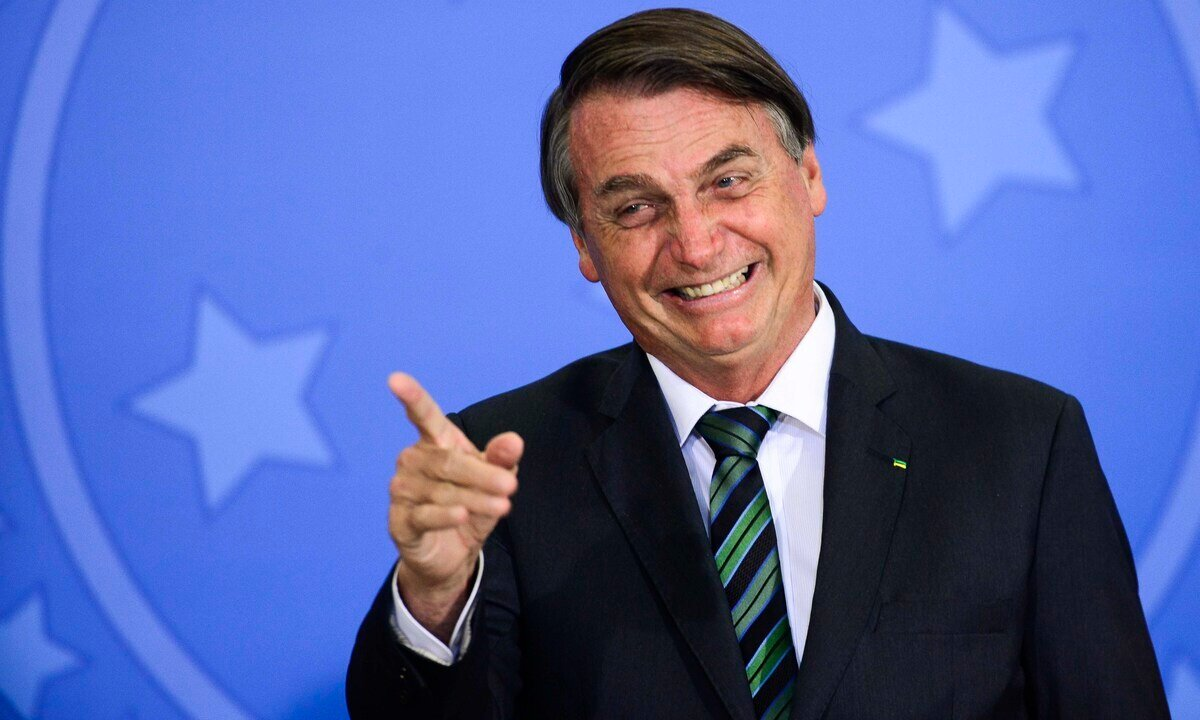
#> input picture Modern-Computer-Vision(book)/chapter03/Bolsonaro-Impeachment-1.jpg, 1200 x 720 px
$ jupyter execute color_images.ipynb   (shell and % lines are left out)
#> lines starting #> are read from the running program, lines starting #| are printed output that depends on the picture
[cell 1]
import cv2, matplotlib.pyplot as plt
img = cv2.imread('Bolsonaro-Impeachment-1.jpg')
#> img is the input picture: shape (720, 1200, 3); mean B, G, R 167.2, 100.8, 84

[cell 2]
img = img[50:380,500:850,:]
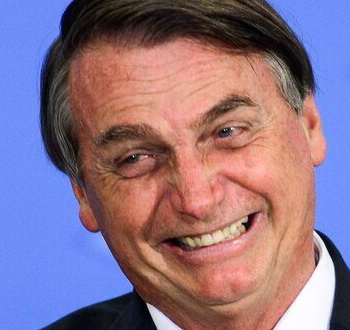
#> img: shape (330, 350, 3); mean B, G, R 135, 114.5, 138.9
img = cv2.cvtColor(img, cv2.COLOR_BGR2RGB)

[cell 3]
plt.imshow(img)
print(img.shape)
#| (330, 350, 3)

[cell 4]
crop = img[-3:,-3:]

[cell 5]
print(crop)
#| [[[25 29 40]
#|   [25 29 38]
#|   [29 33 42]]
#|  [[21 25 36]
#|   [24 28 37]
#|   [29 33 42]]
#|  [[19 23 34]
#|   [20 24 33]
#|   [24 28 37]]]
plt.imshow(crop)
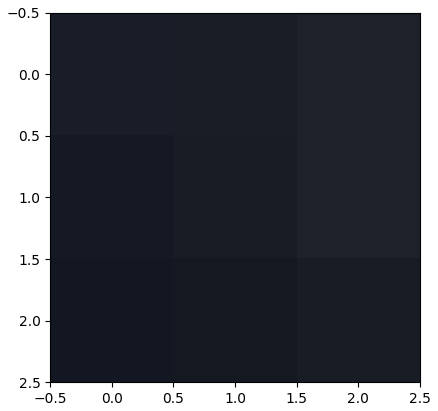
#> figure drawn by matplotlib, 1 panel
